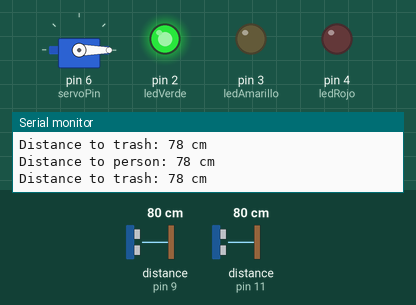
A sketch run on a simulated Arduino Uno, built with avr-gcc and run on an emulated ATmega328P. On the bench: servo, output pins drawn as LEDs (lit = HIGH), the last lines printed to the serial monitor. Wiring (inferred from the names in the program): 2 × ultrasonic range finder: trigger pin 8, echo pin 9 / trigger pin 10, echo pin 11. The inputs (shaded band) are chosen by the test bench; at power-on: distance to the obstacle (sensors on pin 9, pin 11) 80 cm. The echo pulse lasts 58.3 µs per cm; pins used as bus, display or sensor lines are not drawn.

Above: at 1.3 s.
1.4 s: distance to the obstacle (sensor on pin 9) set to 23 cm
2.9 s: distance to the obstacle (sensor on pin 9) set to 19 cm
At 4.2 s:
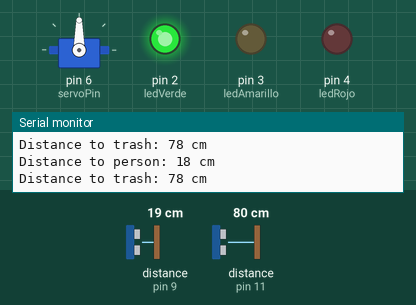
4.5 s: distance to the obstacle (sensor on pin 11) set to 36 cm
6.0 s: distance to the obstacle (sensor on pin 11) set to 29 cm
At 6.5 s:
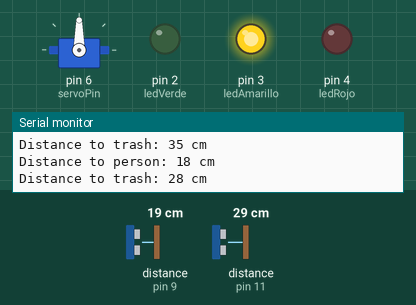
7.5 s: distance to the obstacle (sensor on pin 9) set to 35 cm
At 8.2 s:
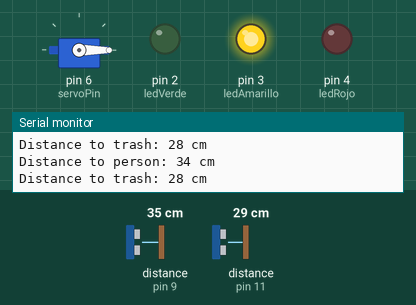
9.1 s: distance to the obstacle (sensor on pin 11) set to 13 cm
12.1 s: distance to the obstacle (sensor on pin 11) set to 10 cm
At 13.1 s:
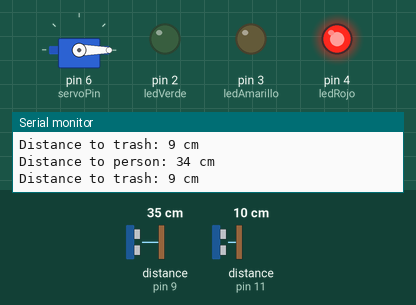
Timing chart, 0 to 14.6 s (numbered marks = the images above; inputs shaded):
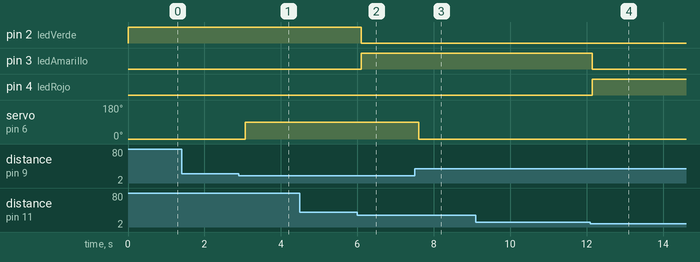

The sketch:

Codigo.ino
```cpp
#include <Servo.h>

// Definición de pines
const int trigPin1 = 8;
const int echoPin1 = 9;
const int trigPin2 = 10;
const int echoPin2 = 11;

const int ledVerde = 2;
const int ledAmarillo = 3;
const int ledRojo = 4;

const int servoPin = 6;  // Pin de señal del servomotor

// Variables para los sensores ultrasonicos
long duration1, duration2;
int distance1, distance2;

// Crear un objeto servo
Servo servoMotor;

void setup() {
  // Configuración de pines de los sensores ultrasonicos
  pinMode(trigPin1, OUTPUT);
  pinMode(echoPin1, INPUT);
  pinMode(trigPin2, OUTPUT);
  pinMode(echoPin2, INPUT);

  // Configuración de pines de los LEDs
  pinMode(ledVerde, OUTPUT);
  pinMode(ledAmarillo, OUTPUT);
  pinMode(ledRojo, OUTPUT);

  // Inicializar el servo
  servoMotor.attach(servoPin);
  servoMotor.write(0);  // Inicialmente cerrado

  // Inicializar la comunicación serie
  Serial.begin(9600);
}

void loop() {
  // Sensor 1: detectar personas
  digitalWrite(trigPin1, LOW);
  delayMicroseconds(2);
  digitalWrite(trigPin1, HIGH);
  delayMicroseconds(10);
  digitalWrite(trigPin1, LOW);
  duration1 = pulseIn(echoPin1, HIGH);
  distance1 = duration1 * 0.034 / 2;

  // Sensor 2: medir la cantidad de basura
  digitalWrite(trigPin2, LOW);
  delayMicroseconds(2);
  digitalWrite(trigPin2, HIGH);
  delayMicroseconds(10);
  digitalWrite(trigPin2, LOW);
  duration2 = pulseIn(echoPin2, HIGH);
  distance2 = duration2 * 0.034 / 2;

  // Control del servomotor basado en la detección de personas
  if (distance1 < 20) {  // Si una persona está cerca
    servoMotor.write(90);  // Abrir el tacho
  } else {
    servoMotor.write(0);  // Cerrar el tacho
  }

  // Control de los LEDs basado en la cantidad de basura
  if (distance2 > 30) {
    digitalWrite(ledVerde, HIGH);
    digitalWrite(ledAmarillo, LOW);
    digitalWrite(ledRojo, LOW);
  } else if (distance2 <= 30 && distance2 > 10) {
    digitalWrite(ledVerde, LOW);
    digitalWrite(ledAmarillo, HIGH);
    digitalWrite(ledRojo, LOW);
  } else {
    digitalWrite(ledVerde, LOW);
    digitalWrite(ledAmarillo, LOW);
    digitalWrite(ledRojo, HIGH);
  }

  // Imprimir las distancias medidas en el monitor serie
  Serial.print("Distance to person: ");
  Serial.print(distance1);
  Serial.println(" cm");

  Serial.print("Distance to trash: ");
  Serial.print(distance2);
  Serial.println(" cm");

  delay(500);  // Esperar 500 ms antes de la próxima lectura
}
```

Measured:
- the behaviour switches between 21 and 20 cm on distance to the obstacle (sensor on pin 9) (found by bisection; images 0 and 1)
- the behaviour switches between 32 and 31 cm on distance to the obstacle (sensor on pin 11) (found by bisection; images 1 and 2)
- the behaviour switches between 12 and 11 cm on distance to the obstacle (sensor on pin 11) (found by bisection; images 3 and 4)
- after the input at 2.9 s, servo on pin 6 (servoPin): 0° → 90° after 0.16 s
- after the input at 6.0 s, pin 2 (ledVerde): HIGH → LOW after 0.10 s; pin 3 (ledAmarillo): LOW → HIGH after 0.10 s
- after the input at 7.5 s, servo on pin 6 (servoPin): 90° → 0° after 0.11 s
- after the input at 12.1 s, pin 3 (ledAmarillo): HIGH → LOW after 0.05 s; pin 4 (ledRojo): LOW → HIGH after 0.05 s
